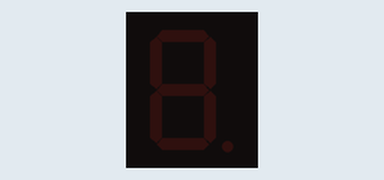
Bench run of a sketch on a simulated Arduino Uno, built with avr-gcc and run on an emulated ATmega328P. Shown: 1-digit seven-segment display. Wiring (inferred from the names in the program): 1-digit 7-segment display, segments lit when HIGH: segments pin 13, pin 12, pin 11, pin 10, pin 9, pin 8, pin 7, pin 6. The segment pins are drawn as the display they are named for.

Above: at 0.1 s.
At 1.1 s:
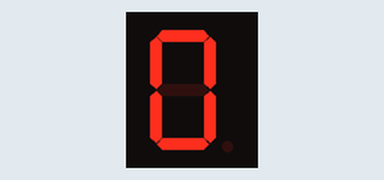
At 2.1 s:
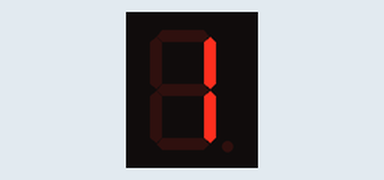
At 5.1 s:
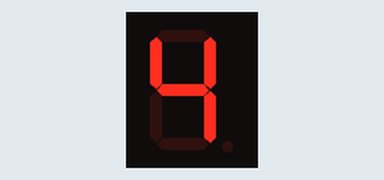
At 7.1 s:
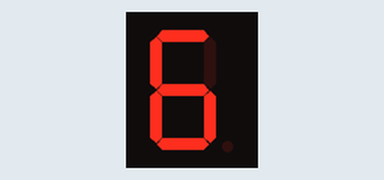
At 10.1 s:
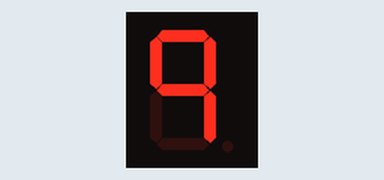

The sketch:

mDigit.ino
```cpp
const int a =  13;
const int b =  12;
const int c =  11;
const int d =  10;
const int e =  9;
const int f =  8;
const int g =  7;

const int dot =  6;


int pines[7] = {a, b, c, d, e, f, g};


const int mdelay = 1000;

byte seven_seg_digits[10][7] = {
                     //          A B C D E F G
                               { 1,1,1,1,1,1,0 },  // = 0
                               { 0,1,1,0,0,0,0 },  // = 1
                               { 1,1,0,1,1,0,1 },  // = 2
                               { 1,1,1,1,0,0,1 },  // = 3
                               { 0,1,1,0,0,1,1 },  // = 4
                               { 1,0,1,1,0,1,1 },  // = 5
                               { 1,0,1,1,1,1,1 },  // = 6
                               { 1,1,1,0,0,0,0 },  // = 7
                               { 1,1,1,1,1,1,1 },  // = 8
                               { 1,1,1,0,0,1,1 }   // = 9
                     };


void sevenSegWrite(int pos) {

  for (byte segCount = 0; segCount < 8; ++segCount) {

    digitalWrite(pines[segCount], seven_seg_digits[pos][segCount]);

  }
}


void setup() {
   pinMode(a, OUTPUT);
   pinMode(b, OUTPUT);
   pinMode(c, OUTPUT);
   pinMode(d, OUTPUT);
   pinMode(e, OUTPUT);
   pinMode(f, OUTPUT);
   pinMode(g, OUTPUT);
   pinMode(dot, OUTPUT);

   digitalWrite(dot, 0);

}

void loop(){


  for (int count = 0; count < 10; ++count) {
   delay(1000);
   sevenSegWrite(count);
  }
  delay(4000);


}
```

Measured:
- by itself, everything shown: repeats every 14.0 s, in 10 steps
- what the display in image 1 shows lasts 1.0 s, from 1.0 s to 2.0 s
- what the display in image 5 shows lasts 5.0 s, from 10.0 s to 15.0 s
